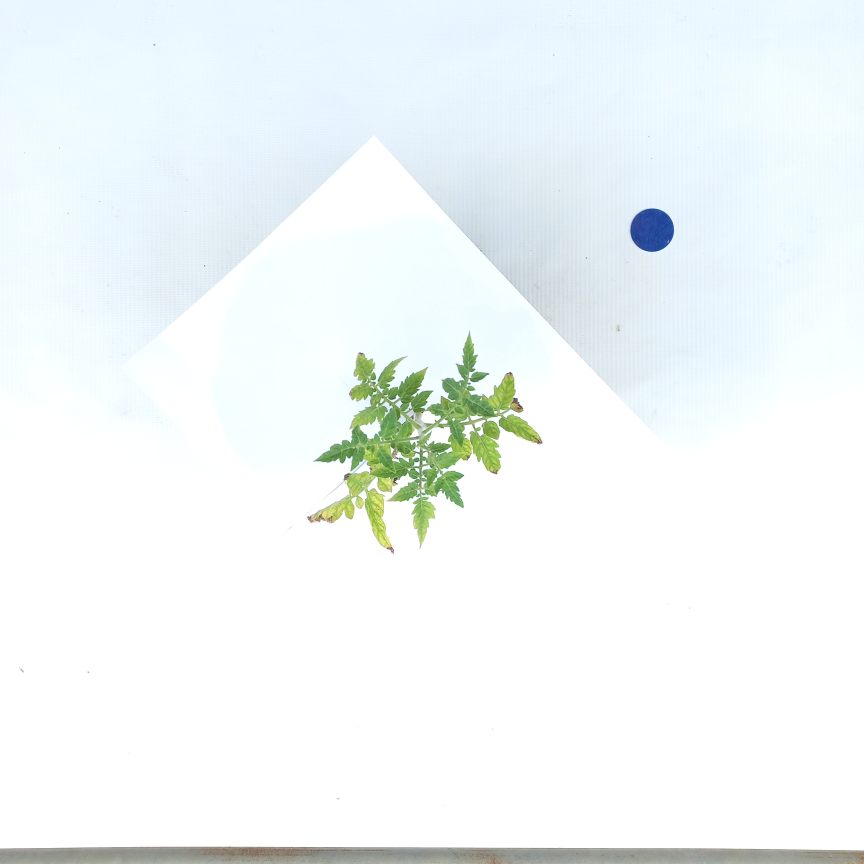
#> input picture SP/2024 Tomato Pictures for Ralph/20240326_093016.jpg, 3456 x 3456 px, found by its file name (shown at 1/4 size)
$ python circularity.py
#> lines starting #> are read from the running program, lines starting #| are printed output that depends on the picture
import cv2
import numpy as np

image = cv2.imread("C:\\Users\\Ralph\\try\\PhenoTom\\SP\\2024 Tomato Pictures for Ralph\\20240326_093016.jpg")
#> image is the input picture: shape (3456, 3456, 3); mean B, G, R 247.7, 247, 241.1
height, width = image.shape[:2]
#> height = 3456; width = 3456

# Calculate the amount to remove from each side (5% of the width and height)
remove_height = int(height * 0.05)
#> remove_height = 172
remove_width = int(width * 0.05)
#> remove_width = 172

# Define the new boundaries
start_x = remove_width
#> start_x = 172
start_y = remove_height
#> start_y = 172
end_x = width - remove_width
#> end_x = 3284
end_y = height - remove_height
#> end_y = 3284

# Crop the image using array slicing
cropped_image = image[start_y:end_y, start_x:end_x]
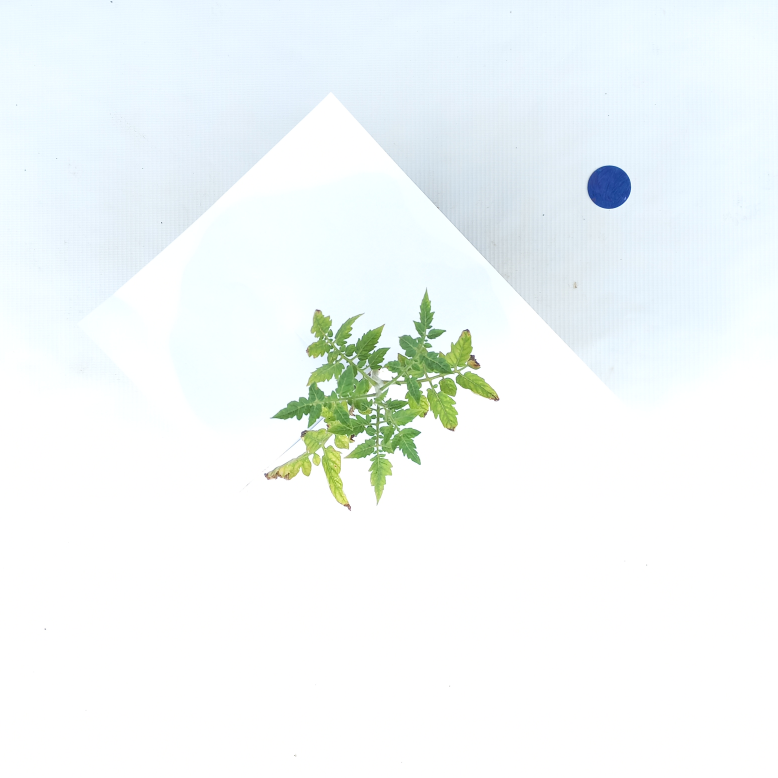
#> cropped_image: shape (3112, 3112, 3) (shown at 1/4 size); mean B, G, R 248.6, 248.2, 242.2
# image = cv2.imread("C:\\Users\\Ralph\\try\\PhenoTom\\SP\\Image Physio Phenotype\\Jul 31\\Jp1.jpg")
original = cropped_image.copy()
# Convert the image to HSV color space
hsv = cv2.cvtColor(cropped_image, cv2.COLOR_BGR2HSV)
#> hsv: shape (3112, 3112, 3); mean H, S, V 55.9, 11.3, 250.9

# Define the green color range in HSV
# lower_green = np.array([35, 100, 100])
# upper_green = np.array([85, 255, 255])
lower_green = np.array([30, 30, 30])
upper_green = np.array([80, 255, 255])
yellows = np.array([255,255,0])

# Create a binary mask where the green areas are white
#> (the run stopped early here; a loop or call above may not have finished)

$ run again, with SP/2024 Tomato Pictures for Ralph/20240326_092617.jpg copied over SP/2024 Tomato Pictures for Ralph/20240326_093016.jpg
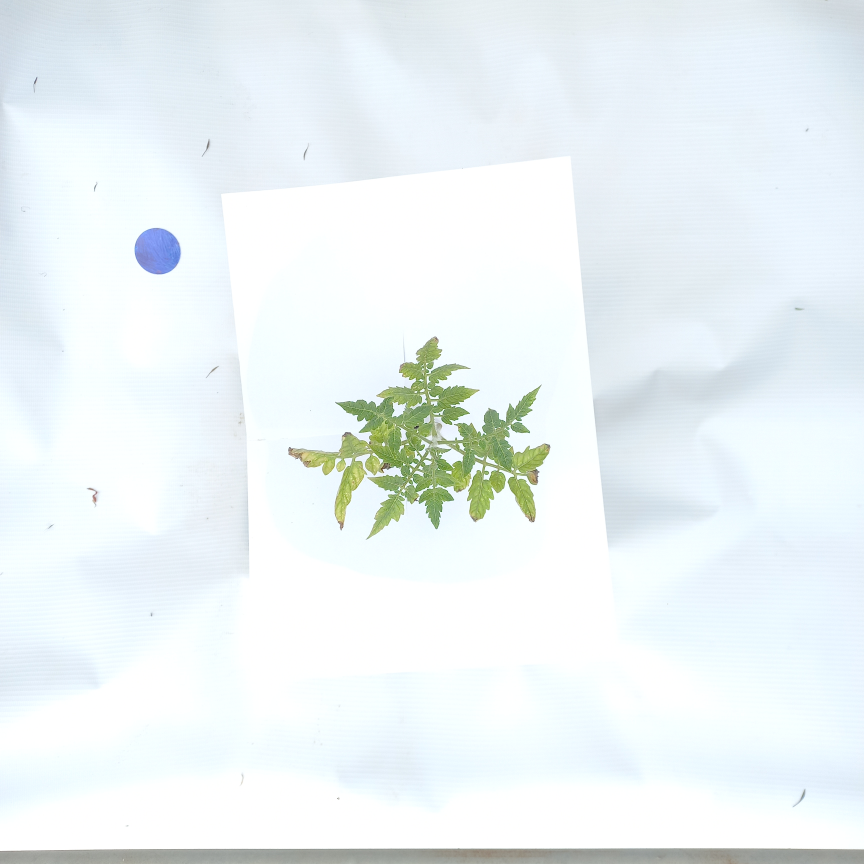
#> input picture SP/2024 Tomato Pictures for Ralph/20240326_092617.jpg, 3456 x 3456 px, found by its file name (shown at 1/4 size)
#> image is the input picture: shape (3456, 3456, 3); mean B, G, R 245.8, 243.8, 236.2
#> `cropped_image = image[start_y:end_y, start_x:end_x]`:
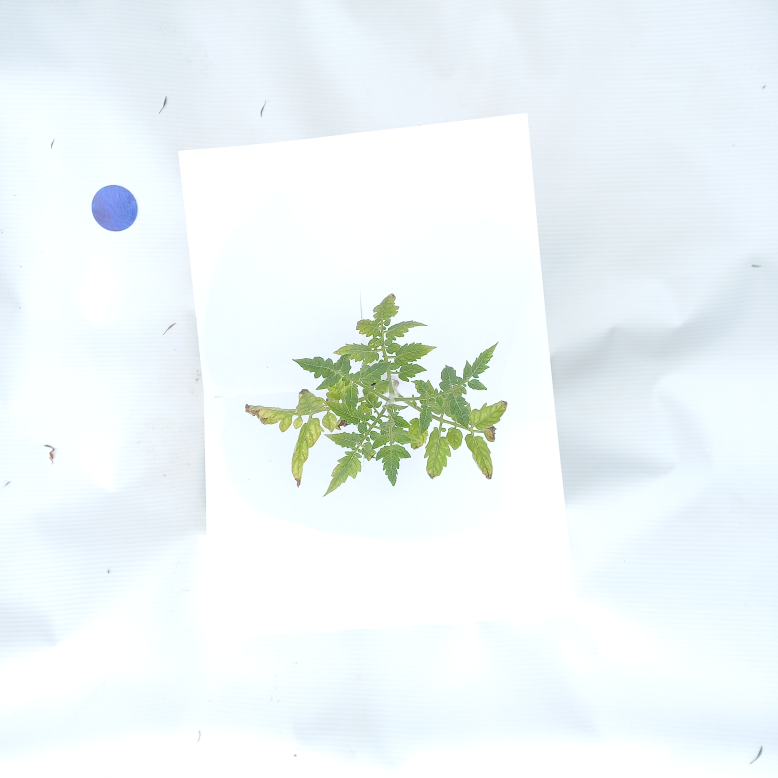
#> cropped_image: shape (3112, 3112, 3) (shown at 1/4 size); mean B, G, R 247.3, 245.8, 238.2
#> hsv: shape (3112, 3112, 3); mean H, S, V 82.7, 13.9, 249.4

$ run again, with SP/2024 Tomato Pictures for Ralph/20240326_093426.jpg copied over SP/2024 Tomato Pictures for Ralph/20240326_093016.jpg
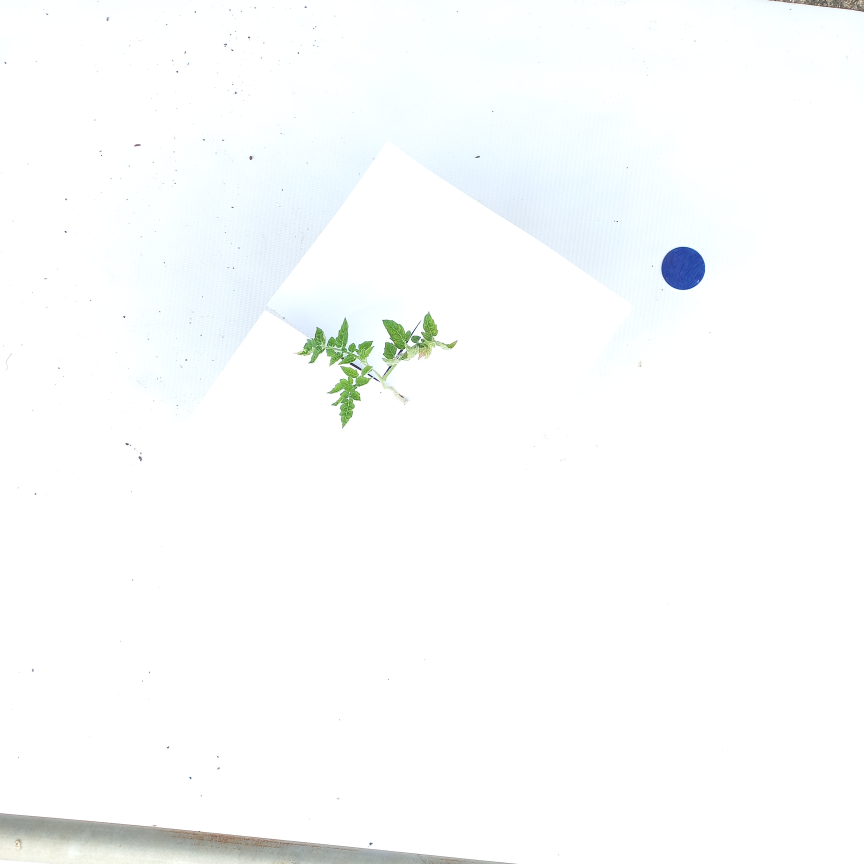
#> input picture SP/2024 Tomato Pictures for Ralph/20240326_093426.jpg, 3456 x 3456 px, found by its file name (shown at 1/4 size)
#> image is the input picture: shape (3456, 3456, 3); mean B, G, R 252.3, 252.2, 250.5
#> `cropped_image = image[start_y:end_y, start_x:end_x]`:
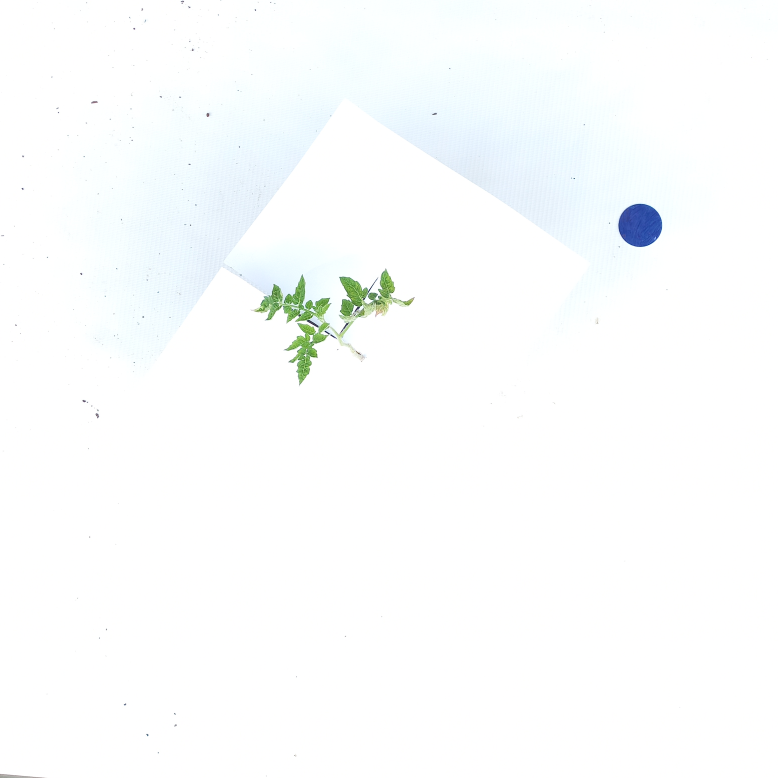
#> cropped_image: shape (3112, 3112, 3) (shown at 1/4 size); mean B, G, R 253.4, 253.2, 251.2
#> hsv: shape (3112, 3112, 3); mean H, S, V 35, 3.5, 254
